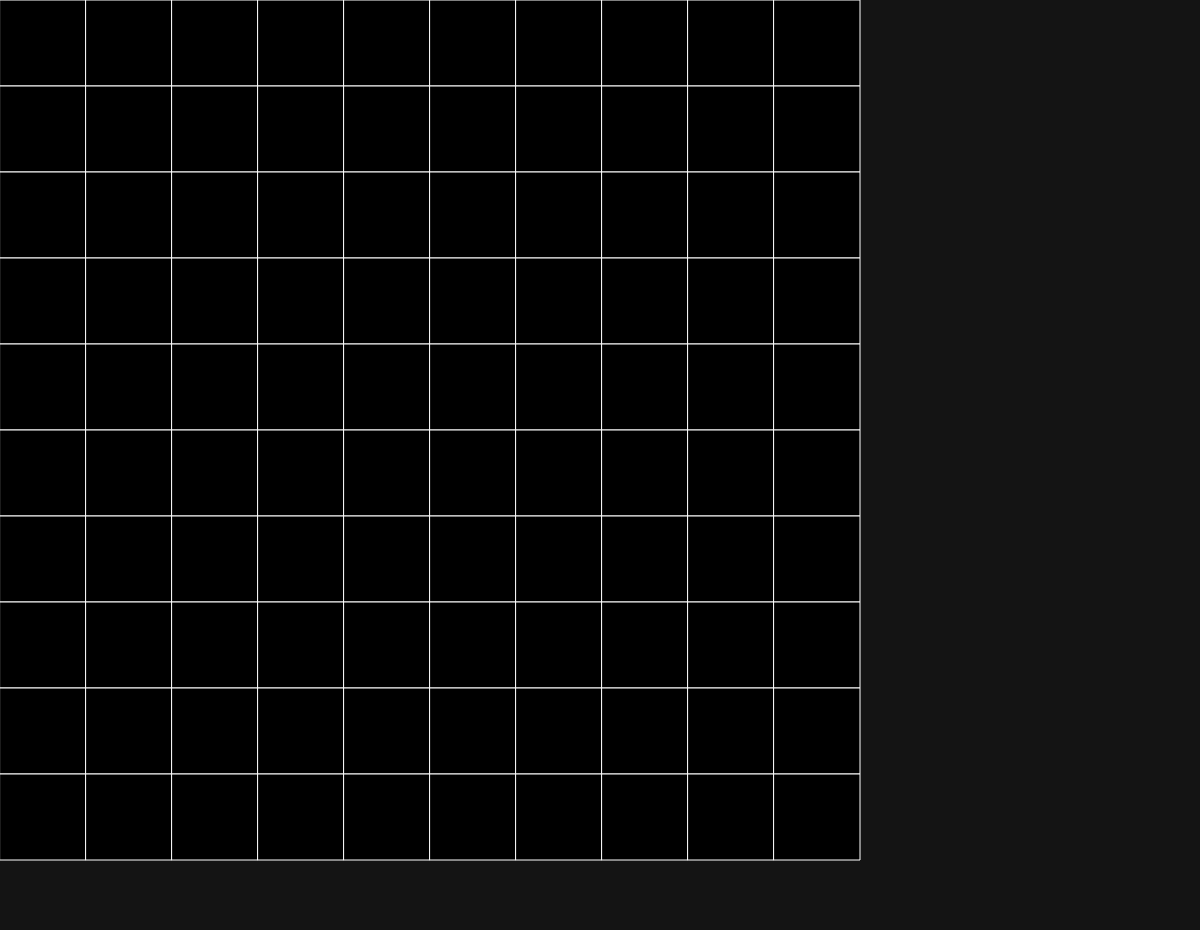
Frame 1 (no input)
Frame 60 (no input): identical to frame 1, image omitted
Frame 120 (the mouse pressed at the canvas centre since frame 60): identical to frame 1, image omitted

The p5.js sketch that drew this single still picture (run headless with seeded random() and noise() and a simulated clock; from frame 60 on, the mouse is pressed at the canvas centre):

// p5.js sketch
// ── sketch.js
let prisonerNumbers = [];
let grid;
let gridSpacing = 20;
let resetPn;
let currentPrisoner;
let loopPath = [];
let opacity = 255;
let start = false;
let runButton, incremementButton, slider, amount;
let w;
let h;

function setup() {
  var cnv = createCanvas(windowWidth, windowHeight - 70);
  w = cnv.width;
  h = cnv.height;

  let startamt = 100;
  cnv.position(0, 70);
  background(20, 20, 20);
  loadPrisonerNumbers(startamt);

  grid = createGrid(prisonerNumbers.length);
  drawGrid();

  slider = createSlider(1, 100, 1);
  slider.position(10, 25);
  slider.style("width", "100px");

  amount = createSlider(10, 1000, startamt);
  amount.position(120, 25);
  amount.style("width", "100px");

  runButton = createButton("Update Grid");
  runButton.position(120, 45);
  runButton.mousePressed(function () {
    loadPrisonerNumbers(amount.value());
    grid = createGrid(prisonerNumbers.length);
    drawGrid();
  });

  cnv.mouseClicked(function () {
    let row = floor(mouseY / gridSpacing);
    let col = floor(mouseX / gridSpacing);
    if (row < 0 || row >= grid.length || col < 0 || col >= grid[0].length) {
      console.log("Out of bounds.");
    } else {
      let squareNumber = row * grid[0].length + col + 1;
      run(squareNumber);
    }
  });
}




function run(setNumber) {
  let pn = floor(random(prisonerNumbers.length));
  pn = setNumber;
  currentPrisoner = pn;
  resetPn = pn;
  console.log("Random Prisoner Number:" + pn + " -> " + getLoopLength(pn));
  console.log("All loops:");
  console.log(findLoops());
  loopPath = [];
  start = true;
  frameCount = 0;
}

function draw() {
  if (frameCount % slider.value() == 0) {
    updatePrisoner();
    drawGrid();
  }
}

function createGrid(numPrisoners) {
  let numColumns = ceil(sqrt(numPrisoners));
  let numRows = ceil(numPrisoners / numColumns);
  let grid = new Array(numRows);
  for (let i = 0; i < numRows; i++) {
    grid[i] = new Array(numColumns).fill(-1);
  }
  return grid;
}

function drawGrid() {
  let canvasWidth = width;
  let canvasHeight = height - 70;
  let maxGridSize = max(grid.length, grid[0].length);
  let gridWidth = gridSpacing * grid[0].length;
  let gridHeight = gridSpacing * grid.length;

  if (canvasWidth / canvasHeight > gridWidth / gridHeight) {
    gridSpacing = canvasHeight / maxGridSize;
  } else {
    gridSpacing = canvasWidth / maxGridSize;
  }

  background(20, 20, 20);

  for (let i = 0; i < grid.length; i++) {
    for (let j = 0; j < grid[i].length; j++) {
      let x = j * gridSpacing;
      let y = i * gridSpacing;
      fill(0);
      stroke(255);
      strokeWeight(1);
      rect(x, y, gridSpacing, gridSpacing);
    }
  }

  noStroke();
  opacity = 255;
  for (let i = 0; i < loopPath.length; i++) {
    let row = floor((loopPath[i] - 1) / grid[0].length);
    let col = (loopPath[i] - 1) % grid[0].length;
    let x = col * gridSpacing;
    let y = row * gridSpacing;
    opacity = (i / loopPath.length) * 255;
    fill(255, 0, 0, opacity);
    rect(x, y, gridSpacing, gridSpacing);
    fill(255, 255, 255);
    textSize(10);
    text(loopPath[i], x + gridSpacing / 2, y + gridSpacing / 2);
    textSize(gridSpacing / 3);
    fill(255, 255, 255, opacity);
    text(prisonerNumbers[loopPath[i]], x, y + gridSpacing);
  }

  stroke(0, 255, 0, 50);
  strokeWeight(3);
  for (let i = 1; i < loopPath.length - 1; i++) {
    let currRow = floor((loopPath[i] - 1) / grid[0].length);
    let currCol = (loopPath[i] - 1) % grid[0].length;
    let nextRow = floor((loopPath[i + 1] - 1) / grid[0].length);
    let nextCol = (loopPath[i + 1] - 1) % grid[0].length;
    let startX = currCol * gridSpacing + gridSpacing / 2;
    let startY = currRow * gridSpacing + gridSpacing / 2;
    let endX = nextCol * gridSpacing + gridSpacing / 2;
    let endY = nextRow * gridSpacing + gridSpacing / 2;
    line(startX, startY, endX, endY);
  }




  let angle = 360 / loopPath.length;
  let radius = 280;
  let trig = [];
  for (let i = 0; i < loopPath.length; i++) {
    trig.push({
      cos: cos(radians(i * angle)),
      sin: sin(radians(i * angle))
    });
  }
  textSize(1000 / loopPath.length);
  for (let i = 0; i < loopPath.length; i++) {
    let t = trig[i];
    let x = t.cos * radius;
    let y = t.sin * radius;
    text(loopPath[i], grid.length * gridSpacing + x + 300, y + radius + 80);
  }
  pop();

  push();
  textSize(600 / loopPath.length);
  let radius2 = 300;
  for (let i = 0; i < loopPath.length; i++) {
    let t = trig[i];
    let x = t.cos * radius2;
    let y = t.sin * radius2;
    text(prisonerNumbers[loopPath[loopPath.length - 1 - i]], grid.length * gridSpacing + x + 300, y + radius2 + 60);
  }
  pop();
}

function updatePrisoner() {
  if (resetPn != currentPrisoner || start) {
    start = false;
    loopPath.push(currentPrisoner);

    let nextPrisoner = prisonerNumbers[currentPrisoner];


    grid[currentPrisoner % grid.length][floor(currentPrisoner / grid.length)] =
      -1;

    grid[nextPrisoner % grid.length][floor(nextPrisoner / grid.length)] =
      currentPrisoner;

    currentPrisoner = nextPrisoner;
  }
}

function loadPrisonerNumbers(n) {
  prisonerNumbers.splice(0, prisonerNumbers.length);
  let temp = [];
  for (let i = 0; i < n; i++) {
    temp[i] = i;
  }
  for (let i = 0; i < n; i++) {
    let tempIndex = floor(random(temp.length));
    prisonerNumbers.push(temp.splice(tempIndex, 1)[0]);
  }
}


function getLoopLength(prisonerNumber) {
  let originalPrisonerNumber = prisonerNumber;
  for (let count = 1; ; count++) {
    prisonerNumber = prisonerNumbers[prisonerNumber];
    if (prisonerNumber == originalPrisonerNumber) return count;
  }
}

function findLoops() {
  let visited = new Array(prisonerNumbers.length).fill(false);
  let loops = [];
  for (let i = 0; i < prisonerNumbers.length; i++) {
    if (!visited[i]) {
      let loop = [];
      let currentNode = i;
      while (!visited[currentNode]) {
        visited[currentNode] = true;
        loop.push({ index: currentNode, value: prisonerNumbers[currentNode] });
        currentNode = prisonerNumbers[currentNode];
      }
      if (loop.length > 1) loops.push(loop);
    }
  }
  return loops;
}
